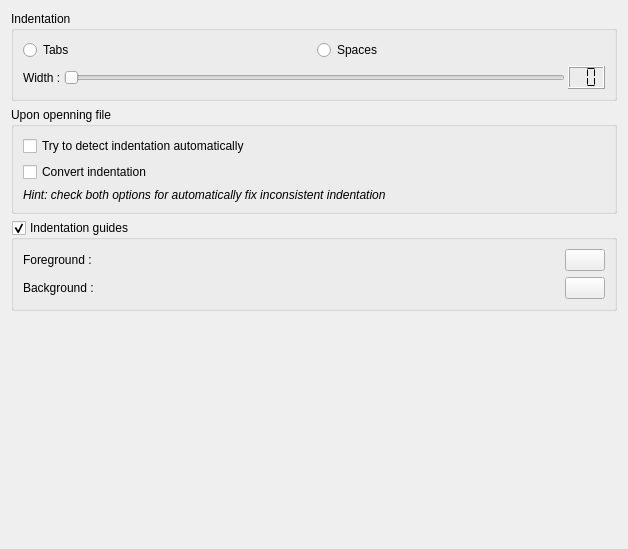
<?xml version="1.0" encoding="UTF-8"?>
<ui version="4.0">
 <class>Form</class>
 <widget class="QWidget" name="Form">
  <property name="geometry">
   <rect>
    <x>0</x>
    <y>0</y>
    <width>628</width>
    <height>549</height>
   </rect>
  </property>
  <property name="windowTitle">
   <string>Form</string>
  </property>
  <layout class="QVBoxLayout" name="verticalLayout">
   <item>
    <widget class="QGroupBox" name="gbIndentation">
     <property name="title">
      <string>Indentation</string>
     </property>
     <layout class="QVBoxLayout" name="verticalLayout_13">
      <item>
       <layout class="QHBoxLayout" name="horizontalLayout_5">
        <item>
         <widget class="QRadioButton" name="rbIndentationTabs">
          <property name="text">
           <string>Tabs</string>
          </property>
         </widget>
        </item>
        <item>
         <widget class="QRadioButton" name="rbIndentationSpaces">
          <property name="text">
           <string>Spaces</string>
          </property>
         </widget>
        </item>
       </layout>
      </item>
      <item>
       <layout class="QHBoxLayout" name="_2">
        <property name="spacing">
         <number>3</number>
        </property>
        <item>
         <widget class="QLabel" name="lIndentationWidth">
          <property name="text">
           <string>Width :</string>
          </property>
         </widget>
        </item>
        <item>
         <widget class="QSlider" name="sIndentationWidth">
          <property name="sizePolicy">
           <sizepolicy hsizetype="Expanding" vsizetype="Fixed">
            <horstretch>0</horstretch>
            <verstretch>0</verstretch>
           </sizepolicy>
          </property>
          <property name="minimum">
           <number>1</number>
          </property>
          <property name="maximum">
           <number>16</number>
          </property>
          <property name="pageStep">
           <number>2</number>
          </property>
          <property name="orientation">
           <enum>Qt::Horizontal</enum>
          </property>
          <property name="tickInterval">
           <number>1</number>
          </property>
         </widget>
        </item>
        <item>
         <widget class="QLCDNumber" name="lnIndentationWidth">
          <property name="sizePolicy">
           <sizepolicy hsizetype="Fixed" vsizetype="Fixed">
            <horstretch>0</horstretch>
            <verstretch>0</verstretch>
           </sizepolicy>
          </property>
          <property name="numDigits">
           <number>2</number>
          </property>
          <property name="segmentStyle">
           <enum>QLCDNumber::Flat</enum>
          </property>
         </widget>
        </item>
       </layout>
      </item>
     </layout>
    </widget>
   </item>
   <item>
    <widget class="QGroupBox" name="groupBox_4">
     <property name="title">
      <string>Upon openning file</string>
     </property>
     <layout class="QVBoxLayout" name="verticalLayout_12">
      <item>
       <widget class="QCheckBox" name="cbAutodetectIndent">
        <property name="text">
         <string>Try to detect indentation automatically</string>
        </property>
       </widget>
      </item>
      <item>
       <widget class="QCheckBox" name="cbConvertIndentationUponOpen">
        <property name="text">
         <string>Convert indentation</string>
        </property>
       </widget>
      </item>
      <item>
       <widget class="QLabel" name="label">
        <property name="font">
         <font>
          <italic>true</italic>
         </font>
        </property>
        <property name="text">
         <string>Hint: check both options for automatically fix inconsistent indentation</string>
        </property>
        <property name="wordWrap">
         <bool>true</bool>
        </property>
       </widget>
      </item>
     </layout>
    </widget>
   </item>
   <item>
    <widget class="QGroupBox" name="gbIndentationGuides">
     <property name="title">
      <string>Indentation guides</string>
     </property>
     <property name="checkable">
      <bool>true</bool>
     </property>
     <layout class="QGridLayout" name="gridLayout">
      <item row="0" column="0">
       <widget class="QLabel" name="lIndentationGuidesForeground">
        <property name="text">
         <string>Foreground :</string>
        </property>
       </widget>
      </item>
      <item row="0" column="1">
       <widget class="ColorButton" name="tbIndentationGuidesForeground">
        <property name="sizePolicy">
         <sizepolicy hsizetype="Fixed" vsizetype="Fixed">
          <horstretch>0</horstretch>
          <verstretch>0</verstretch>
         </sizepolicy>
        </property>
       </widget>
      </item>
      <item row="1" column="0">
       <widget class="QLabel" name="lIndentationGuidesBackground">
        <property name="text">
         <string>Background :</string>
        </property>
       </widget>
      </item>
      <item row="1" column="1">
       <widget class="ColorButton" name="tbIndentationGuidesBackground">
        <property name="sizePolicy">
         <sizepolicy hsizetype="Fixed" vsizetype="Fixed">
          <horstretch>0</horstretch>
          <verstretch>0</verstretch>
         </sizepolicy>
        </property>
       </widget>
      </item>
     </layout>
    </widget>
   </item>
   <item>
    <spacer name="spacer">
     <property name="orientation">
      <enum>Qt::Vertical</enum>
     </property>
     <property name="sizeHint" stdset="0">
      <size>
       <width>544</width>
       <height>214</height>
      </size>
     </property>
    </spacer>
   </item>
  </layout>
 </widget>
 <customwidgets>
  <customwidget>
   <class>ColorButton</class>
   <extends>QPushButton</extends>
   <header location="global">enki/widgets/colorbutton.h</header>
  </customwidget>
 </customwidgets>
 <resources/>
 <connections/>
</ui>
